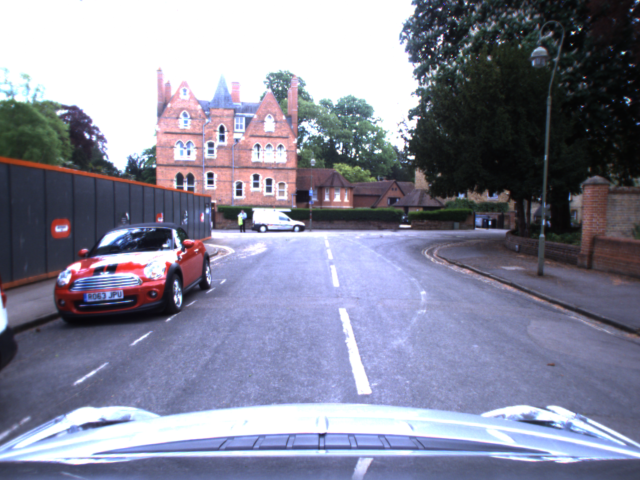
#> input picture TestSet/1399381537192382.png, 1280 x 960 px (shown at 1/2 size); its folder holds only this picture in this run
$ jupyter execute --allow-errors ProcessingTesting.ipynb
#> lines starting #> are read from the running program, lines starting #| are printed output that depends on the picture; after the words box and inside, x2 and y2 are one past the last pixel; in counts of white or black regions, pixels touching at a corner belong together
[cell 1]
import os
import cv2

print("Initial Load cell: ", end='')

fileList = os.listdir("TestSet")

fileList = [f"TestSet/{i}" for i in fileList]
print(f"{len(fileList)} images loaded from folder")

imageArray = [cv2.imread(i) for i in fileList]
#> imageArray = 1 item

print(''.join(['-' for i in range(50)]))

[cell 2]
# IPM Test - Note: Self contained
import cv2 as cv
import numpy as np

def find_corners(contour, image_size):
    """ Find Corners
    Finds the most extreme corners in clockwise order from Top Left
    :param contour: The contour to process
    :param image_size: The image.shape
    :return: 4 Points [Top left, Top Right, Bottom Right, Bottom Left]
    """
    height = image_size[0]
    width = image_size[1]
    output = [None, None, None, None]
    values = [0, 0, 0, 0]

    for cur in contour:
        x = cur[0][0]
        y = cur[0][1]
        # print(f"X:{x}\tY:{y}")

        large_y = y
        large_x = x
        small_y = height - y
        small_x = width - x

        cur_values = [
            small_x + small_y,
            large_x + small_y,
            large_x + large_y,
            small_x + large_y
        ]
        for i in range(4):
            if values[i] < cur_values[i]:
                output[i] = [x, y]
                values[i] = cur_values[i]
    # print(output)
    return output

image_scale = 0.5
show_delay = 100
cv.namedWindow("Cur", cv.WINDOW_FREERATIO)

image = cv.imread("TestSet/IPM_2.jpg")
#> (the rest of this cell did not finish here and is left out)

[cell 3]
# Reliable lane markings

# https://github.com/galenballew/SDC-Lane-and-Vehicle-Detection-Tracking
# OMG FOUND A THING!

import cv2
from tqdm import tqdm
from IPython.display import clear_output
import numpy as np

def region_of_interest(img, vertices):
    """
    Applies an image mask.
    Only keeps the region of the image defined by the polygon
    formed from `vertices`. The rest of the image is set to black.
    """
    #defining a blank mask to start with
    mask = np.zeros_like(img)

    #defining a 3 channel or 1 channel color to fill the mask with depending on the input image
    if len(img.shape) > 2:
        channel_count = img.shape[2]  # i.e. 3 or 4 depending on your image
        ignore_mask_color = (255,) * channel_count
    else:
        ignore_mask_color = 255

    #filling pixels inside the polygon defined by "vertices" with the fill color
    cv2.fillPoly(mask, vertices, ignore_mask_color)

    #returning the image only where mask pixels are nonzero
    masked_image = cv2.bitwise_and(img, mask)
    return masked_image

showHistogram = False
showCanny = False
showRoi = False
timeDelay = 30

reliableMarkings = []
print("Reliable Lane markings cell: ")
for im in tqdm(imageArray):
    # Feature extraction based off https://medium.com/@galen.ballew/opencv-lanedetection-419361364fc0
    # Only white lines are going to be looked out, so only one threshold is needed
    grayIm = cv2.cvtColor(im, cv2.COLOR_BGR2GRAY)  # White uses grayscale threshold
    grayImHist = cv2.equalizeHist(grayIm)  # Equalize the image to account for changes in exposure

    # # Inverse perspective mapping
    # Currently no smarts behind it
    # cv2.getPerspectiveTransform(dst,src)

    if showHistogram:
        cv2.imshow("PreHist", cv2.resize(grayIm, None, fx=0.5, fy=0.5))
        cv2.imshow("PostHist", cv2.resize(grayImHist, None, fx=0.5, fy=0.5))
        cv2.waitKey(timeDelay)

    # Apply a mask to find the white lines on the road
    mask_white = cv2.inRange(grayImHist, 200, 255)  # Threshold bright values
    kernel_size = 5
    mask_white = cv2.GaussianBlur(mask_white,(kernel_size,kernel_size),0)
    mask_white = cv2.medianBlur(mask_white, 11)

    # Apply canny edge detection to look for lines with relevant gradients
    low_threshold = 50
    high_threshold = 150
    canny_edges = cv2.Canny(mask_white, low_threshold, high_threshold)
    if showCanny:
        cv2.imshow("Canny", cv2.resize(canny_edges, None, fx=0.5, fy=0.5))
        cv2.waitKey(timeDelay)
    # Apply a region of interest
    imshape = im.shape
    lower_left = [imshape[1]/10,imshape[0]]
    lower_right = [imshape[1]-imshape[1]/10,imshape[0]]
    top_left = [imshape[1]/2-imshape[1]/8,imshape[0]/2+imshape[0]/15]
    top_right = [imshape[1]/2+imshape[1]/8,imshape[0]/2+imshape[0]/15]
    vertices = [np.array([lower_left,top_left,top_right,lower_right],dtype=np.int32)]  # Get the relevant roi

    roi_image = region_of_interest(canny_edges, vertices)
    # Apply the roi
    if showRoi:
        cv2.imshow("Roi", cv2.resize(roi_image, None, fx=0.5, fy=0.5))
        cv2.waitKey(timeDelay)

    reliableMarkings.append(roi_image)
    clear_output(True)
#> this loop made 1 pass
#> (kernel_size, low_threshold, high_threshold, imshape, vertices, ignore_mask_color in region_of_interest) on pass 1: (5, 50, 150, (960, 1280, 3), [[[128, 960], [480, 544], [800, 544], [1152, 960]]], 255)
#> pass 1, `grayIm = cv2.cvtColor(im, cv2.COLOR_BGR2GRAY)`:
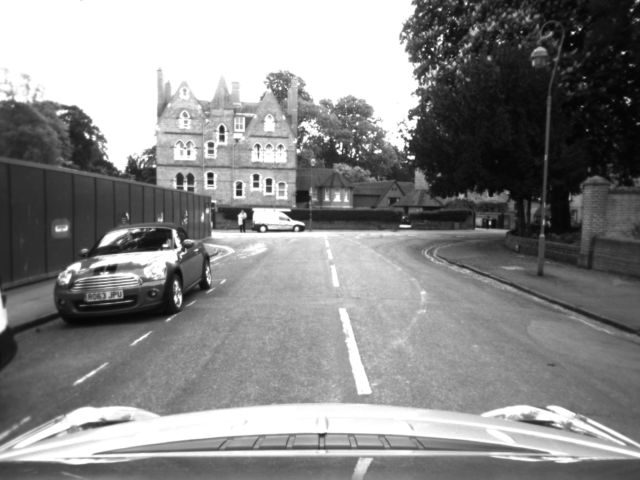
#> grayIm: shape (960, 1280) (shown at 1/2 size); min 4, max 255, mean 135.9
#> pass 1, `grayImHist = cv2.equalizeHist(grayIm)`:
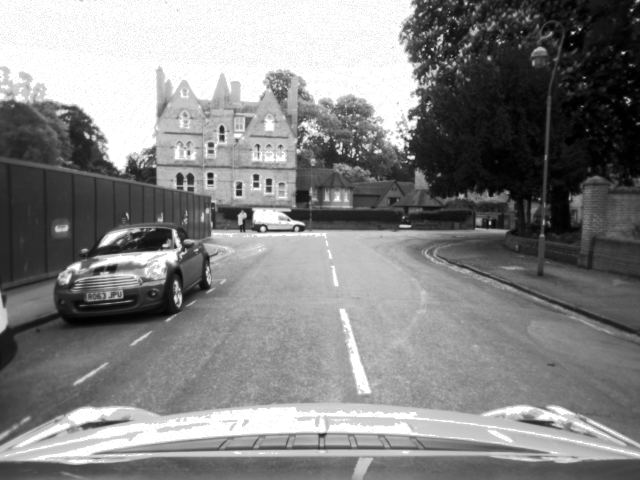
#> grayImHist: shape (960, 1280) (shown at 1/2 size); min 0, max 255, mean 131.3
#> pass 1, `mask_white = cv2.inRange(grayImHist, 200, 255)`:
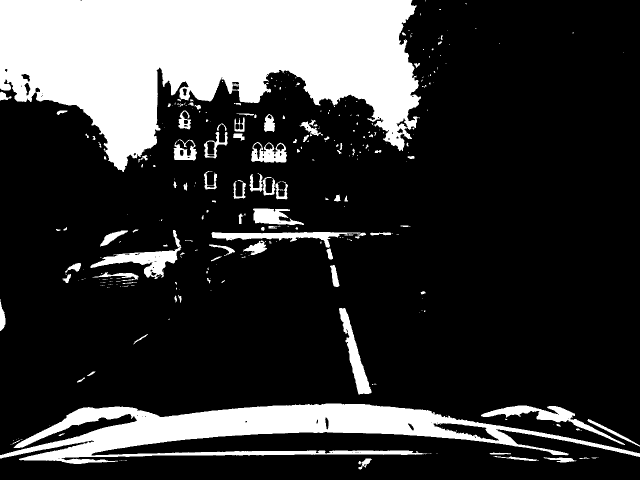
#> mask_white: shape (960, 1280) (shown at 1/2 size); 21.8% white; 322 white regions (220 under 20 px), largest, box (x1, y1, x2, y2) and area: (0, 0, 842, 344) 175731, (0, 807, 1280, 928) 58143, (181, 460, 363, 558) 4296
#> after the loop:
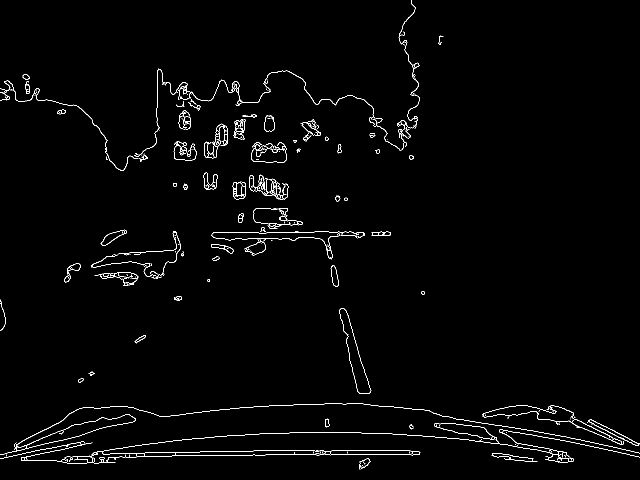
#> canny_edges: shape (960, 1280) (shown at 1/2 size); 1.5% white in thin lines or dots
#> after the loop:
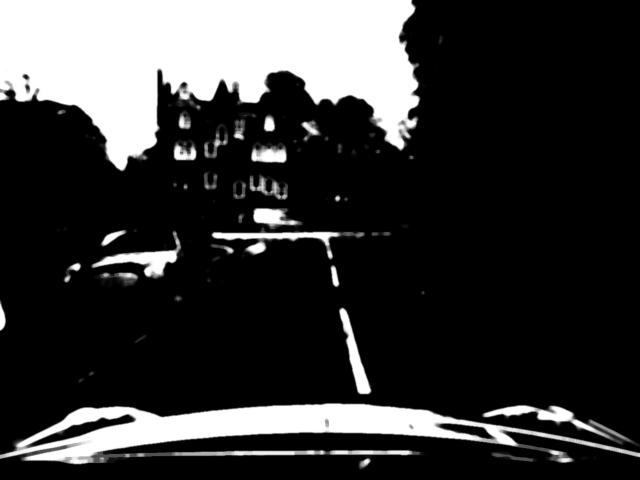
#> mask_white: shape (960, 1280) (shown at 1/2 size); min 0, max 255, mean 54.3
#> after the loop:
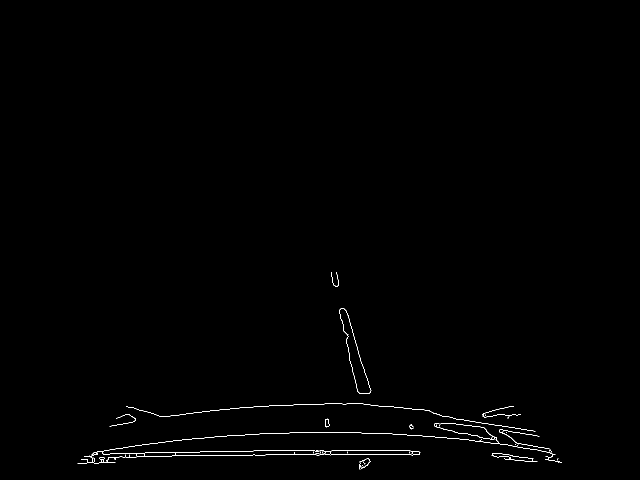
#> roi_image: shape (960, 1280) (shown at 1/2 size); 0.41% white in thin lines or dots, all inside (x1, y1, x2, y2) = (155, 544, 1124, 939)
#> after the loop, reliableMarkings = 1 item


print(''.join(['-' for i in range(50)]))
